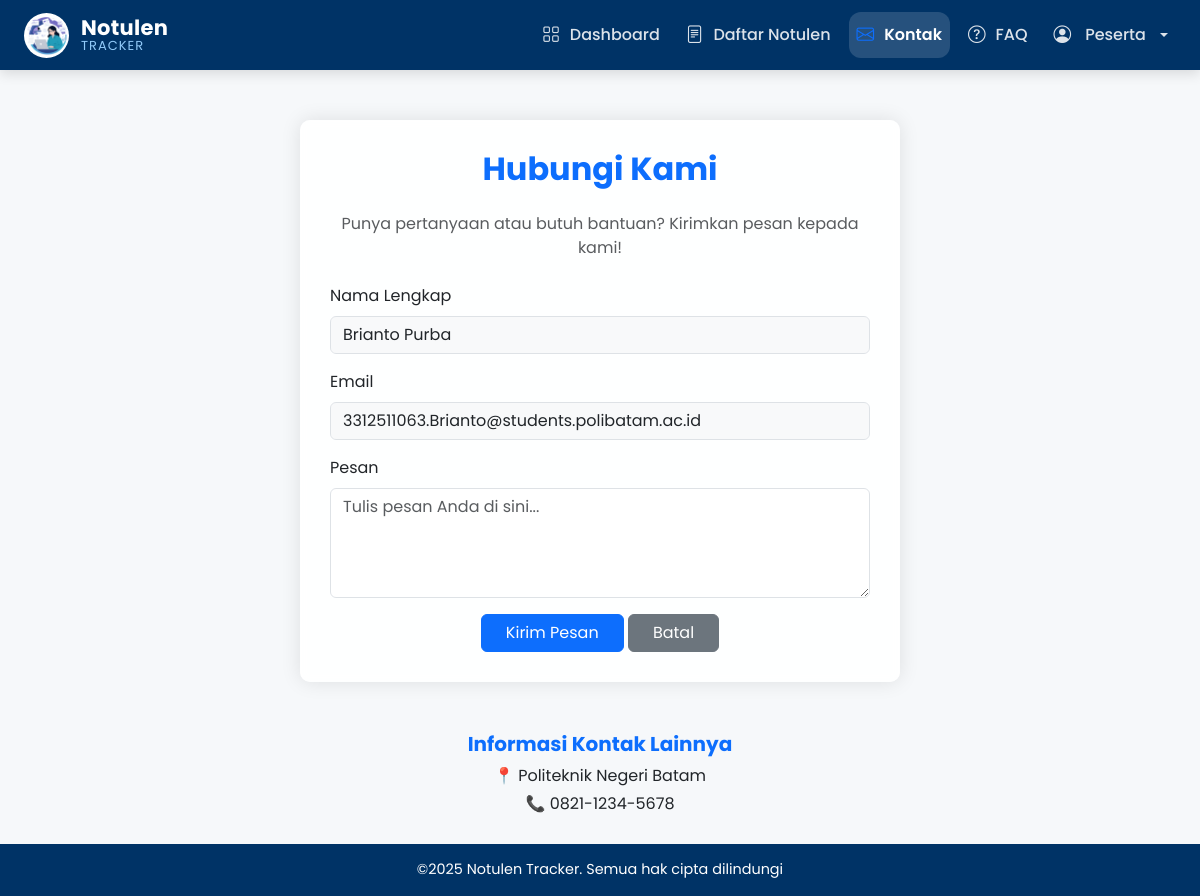
Page /api/kontak.php (signed in) on the committed database.
### tables this page shows
CREATE TABLE `pengguna` (
  `id` int NOT NULL,
  `nim` varchar(20) DEFAULT NULL,
  `nama_lengkap` varchar(150) DEFAULT NULL,
  `prodi` varchar(150) DEFAULT NULL,
  `tgl_lahir` date DEFAULT NULL,
  `email` varchar(150) DEFAULT NULL,
  `password` varchar(255) DEFAULT NULL,
  `role` enum('notulis','peserta') DEFAULT 'peserta',
  `foto_profile` varchar(100) DEFAULT 'user.png',
  `bergabung_sejak` date DEFAULT NULL
);

### api/kontak.php (the view, shortened to what this page needs)
<?php
$user_id = $_SESSION['id'];
$conn = mysqli_connect("localhost", "root", "", "notulen_db");
$query_profile = "SELECT nama_lengkap, email, foto_profile, role FROM pengguna WHERE id = ?";
$stmt = mysqli_prepare($conn, $query_profile);
mysqli_stmt_bind_param($stmt, "i", $user_id);
mysqli_stmt_execute($stmt);
$result = mysqli_stmt_get_result($stmt);
$profile_db = mysqli_fetch_assoc($result);
$role_display = !empty($profile_db['role']) ? $profile_db['role'] : 'Notulis';
$dropdown_nama = htmlspecialchars($profile_db['nama_lengkap']);
$dropdown_email = htmlspecialchars($profile_db['email']);
?>
<!DOCTYPE html>
<html lang="id">
<head>
  <link href="https://cdn.jsdelivr.net/npm/bootstrap@5.3.3/dist/css/bootstrap.min.css" rel="stylesheet">
  <link href="https://cdn.jsdelivr.net/npm/bootstrap-icons/font/bootstrap-icons.css" rel="stylesheet">
</head>
<body>
  <nav class="navbar navbar-expand-lg navbar-dark fixed-top px-4 custom-navbar">
    <a class="navbar-brand brand-pro" href="dashboard.php">
      <img src="logono.png" alt="Logo">
      <div class="brand-info">
        <span class="brand-name">Notulen</span>
        <span class="brand-tagline">TRACKER</span>
      </div>
    </a>
    <div class="collapse navbar-collapse">
      <ul class="navbar-nav ms-auto nav-effect">
        <li class="nav-item">
          <a class="nav-link" href="dashboard.php">
            <i class="bi bi-grid"></i>
            <span>Dashboard</span>
          </a>
        </li>
        <li class="nav-item">
          <a class="nav-link" href="daftar_notulen.php">
            <i class="bi bi-file-text"></i>
            <span>Daftar Notulen</span>
          </a>
        </li>
        <li class="nav-item">
          <a class="nav-link active" href="kontak.php">
            <i class="bi bi-envelope"></i>
            <span>Kontak</span>
          </a>
        </li>
        <li class="nav-item">
          <a class="nav-link" href="FAQ.php">
            <i class="bi bi-question-circle"></i>
            <span>FAQ</span>
          </a>
        </li>
        <li class="nav-item dropdown">
          <a class="nav-link dropdown-toggle" href="#" id="userDropdown" role="button" data-bs-toggle="dropdown">
            <i class="bi bi-person-circle me-1"></i> <?php echo ucwords(htmlspecialchars($role_display)); ?>
          </a>
        </li>
      </ul>
    </div>
  </nav>
  <main>
    <div class="container">
      <div class="contact-container">
        <h2 class="text-center mb-4 text-primary fw-bold">Hubungi Kami</h2>
        <p class="text-center text-muted mb-4">Punya pertanyaan atau butuh bantuan? Kirimkan pesan kepada kami!</p>
        <form action="kontak.php" method="POST">
          <div class="mb-3">
            <label for="nama" class="form-label">Nama Lengkap</label>
            <input type="text" id="nama" class="form-control bg-light" name="nama"
                   value="<?php echo $dropdown_nama; ?>" readonly required>
          </div>
          <div class="mb-3">
            <label for="email" class="form-label">Email</label>
            <input type="email" id="email" class="form-control bg-light" name="email"
                   value="<?php echo $dropdown_email; ?>" readonly required>
          </div>
          <div class="mb-3">
            <label for="pesan" class="form-label">Pesan</label>
            <textarea id="pesan" rows="4" class="form-control" name="pesan" placeholder="Tulis pesan Anda di sini..." required></textarea>
          </div>
          <div class="text-center">
            <button type="submit" name="btn_kirim" class="btn btn-primary px-4">Kirim Pesan</button>
            <button type="reset" class="btn btn-secondary px-4">Batal</button>
          </div>
        </form>
      </div>
      <div class="text-center mt-3 text-dark">
        <h5 class="text-primary fw-bold">Informasi Kontak Lainnya</h5>
        <p class="mb-1">📍 Politeknik Negeri Batam</p>
        <p class="mb-1">📞 0821-1234-5678</p>
        <br>
      </div>
    </div>
  </main>
  <footer>
    ©2025 Notulen Tracker. Semua hak cipta dilindungi
  </footer>
</body>
</html>

### api/kontak.php (style rules this page uses)
body { font-family: Poppins,system-ui,-apple-system,Segoe UI,Roboto; background-color: #f5f7fa; display: flex; flex-direction: column; min-height: 100vh; margin: 0; padding-top: 70px; background: url('gambarr.png') no-repeat center center fixed !important; background-size: cover !important; position: relative; z-index: 0; }
body::before { content: ""; position: fixed; top: 0; left: 0; width: 100%; height: 100%; background-color: rgba(245, 247, 250, 0.85); z-index: -1; }
.custom-navbar { background-color: #003366; height: 70px; box-shadow: 0 4px 12px rgba(0,0,0,0.12); }
.nav-effect { gap: 10px; }
.nav-effect .nav-link { color: #dce3ea !important; padding: 10px 18px; border-radius: 12px; display: flex; align-items: center; gap: 10px; font-weight: 500; transition: all 0.3s ease; position: relative; }
.navbar-nav .nav-link.active { background: rgba(255,255,255,0.15); color: #ffffff !important; font-weight: 600; }
.nav-effect .nav-link i { font-size: 1.1rem; transition: transform 0.3s ease; }
.nav-effect .nav-link.active i { color: #0d6efd; }
.brand-pro { display: flex; align-items: center; gap: 12px; text-decoration: none; }
.brand-pro img { width: 45px; height: 45px; border-radius: 50%; object-fit: cover; background: #ffffff; border: 2px solid rgba(255,255,255,0.2); transition: all 0.35s ease; }
.brand-info { display: flex; flex-direction: column; line-height: 1.1; }
.brand-name { font-size: 21px; font-weight: 700; color: #ffffff; letter-spacing: 0.3px; }
.brand-tagline { font-size: 13px; color: #90caf9; letter-spacing: 1px; }
main { flex: 1; }
.contact-container { max-width: 600px; margin: 50px auto; background: rgba(255, 255, 255, 0.9) !important; padding: 30px; border-radius: 10px; box-shadow: 0 0 20px rgba(0, 0, 0, 0.1); backdrop-filter: blur(5px); }
footer { background-color: #003366; color: white; text-align: center; padding: 15px 0; font-size: 0.9rem; margin-top: auto; }

### rows in the picture
pengguna: role "Peserta", nama "Brianto Purba", email "3312511063.Brianto@students.polibatam.ac.id"
